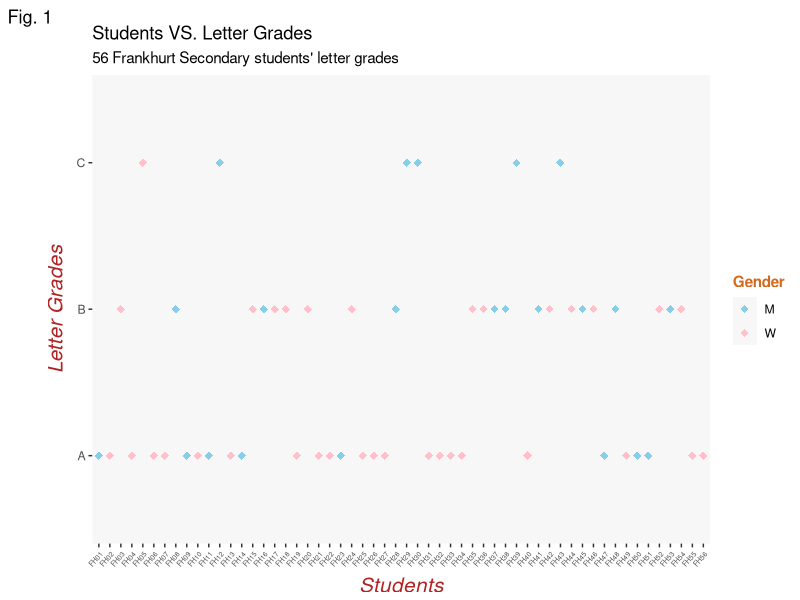
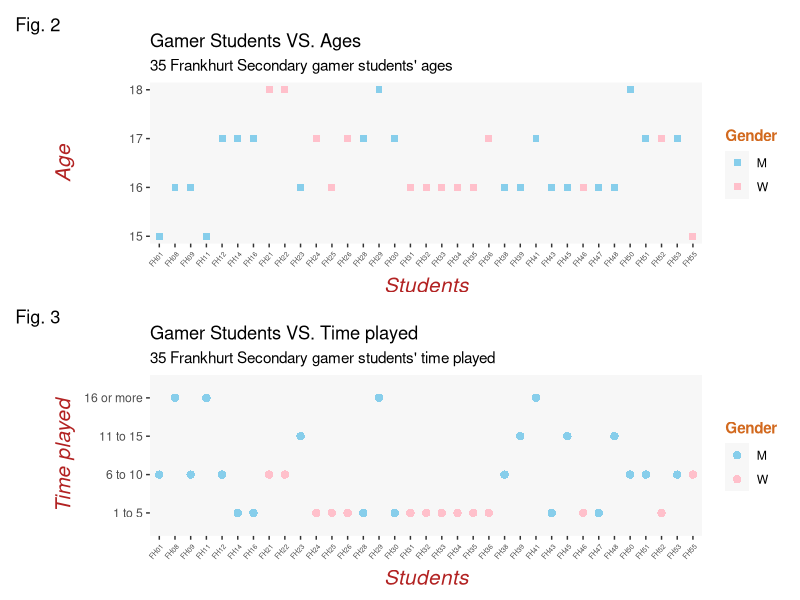
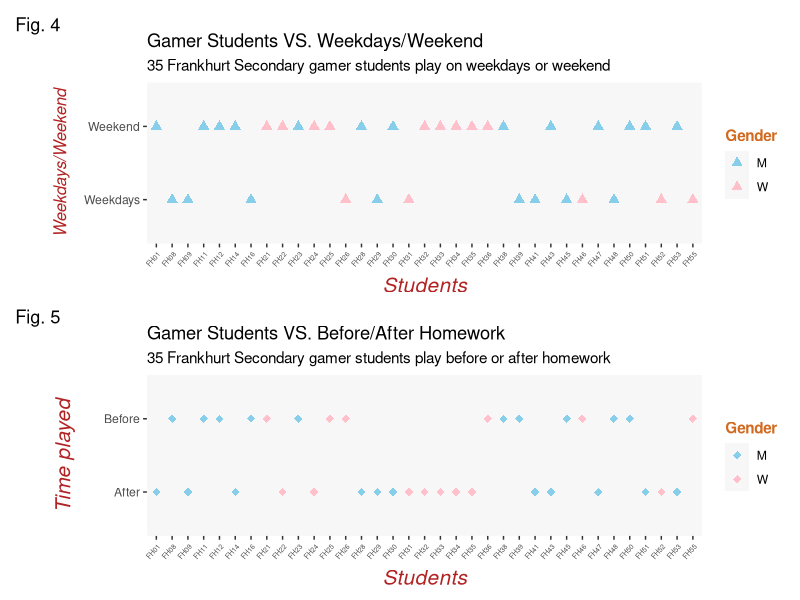
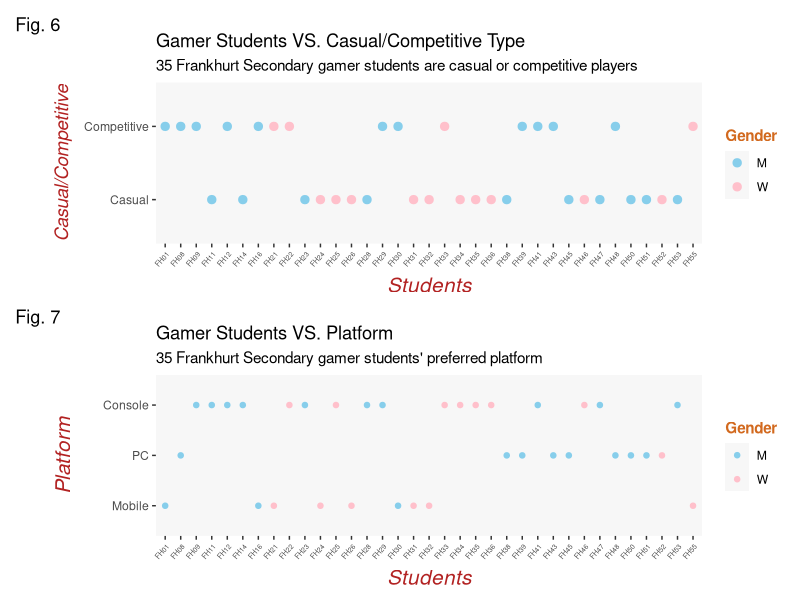

The R source for these figures, in order: (Note: this script raises an error after producing the figures.)
## ---- chunk 1
knitr::opts_chunk$set(echo = TRUE)
## ---- chunk 2
# Import Libraries
library(plyr)
library(survey)
library(ggplot2)
library(tidyverse)
library(patchwork)
## ---- chunk 3
# Reading the csv file, total n=56 students
data <- read.csv(file = "Survey Data - SUM.csv", header = T)

# Subset Gamer students, n=35
gamerData <- subset(data, Gamer.Y.N.==1)

# Subset Non-Gamer students, n=21
nongamerData <- subset(data, Gamer.Y.N.==0)
## ---- chunk 4
count(data, c('Gender'))
data %>% count(Gamer.Y.N., Age)
## ---- chunk 5
Fig.1 <- (ggplot(data, aes(x = ID, y = Avg.lettergrade, color=Gender)) 
      + geom_point(shape=18,size=2.5) 
      + labs(x = "Students", y = "Letter Grades", title = "Students VS. Letter Grades", 
             subtitle = "56 Frankhurt Secondary students' letter grades",tag = "Fig. 1")
      + theme(axis.title.x = element_text(vjust = 0, size = 15),axis.title.y = element_text(vjust = 2, size = 15))
      + theme(axis.title = element_text(size = 15, color = "firebrick", face = "italic"))
      + theme(axis.text.x = element_text(angle = 50, vjust = 1, hjust = 1, size = 5))
      + theme(legend.title = element_text(color = "chocolate",size = 11, face = "bold"))
      + theme(panel.grid = element_blank())
      + theme(panel.background = element_rect(fill = "gray97"))
      + scale_color_manual(values = c("skyblue","pink"))
      )
Fig.2 <- (ggplot(gamerData, aes(x = ID, y = Age, color=Gender)) 
      + geom_point(shape=15,size=2) 
      + labs(x = "Students", y = "Age", title = "Gamer Students VS. Ages", 
             subtitle = "35 Frankhurt Secondary gamer students' ages",tag = "Fig. 2")
      + theme(axis.title.x = element_text(vjust = 0, size = 15),axis.title.y = element_text(vjust = 2, size = 15))
      + theme(axis.title = element_text(size = 15, color = "firebrick", face = "italic"))
      + theme(axis.text.x = element_text(angle = 50, vjust = 1, hjust = 1, size = 5))
      + theme(legend.title = element_text(color = "chocolate",size = 11, face = "bold"))
      + theme(panel.grid = element_blank())
      + theme(panel.background = element_rect(fill = "gray97"))
      + scale_color_manual(values = c("skyblue","pink"))
      )
Fig.3 <- (ggplot(gamerData, aes(x = ID, y = Time.played, color=Gender)) 
      + geom_point(shape=16,size=2.5) 
      + labs(x = "Students", y = "Time played", title = "Gamer Students VS. Time played", 
             subtitle = "35 Frankhurt Secondary gamer students' time played",tag = "Fig. 3")
      + theme(axis.title.x = element_text(vjust = 0, size = 15),axis.title.y = element_text(vjust = 2, size = 15))
      + theme(axis.title = element_text(size = 15, color = "firebrick", face = "italic"))
      + theme(axis.text.x = element_text(angle = 50, vjust = 1, hjust = 1, size = 5))
      + theme(legend.title = element_text(color = "chocolate",size = 11, face = "bold"))
      + theme(panel.grid = element_blank())
      + theme(panel.background = element_rect(fill = "gray97"))
      + scale_color_manual(values = c("skyblue","pink"))
      + scale_y_discrete(limits=c("1 to 5","6 to 10","11 to 15","16 or more"))
      )
Fig.4 <- (ggplot(gamerData, aes(x = ID, y = Weekdays.Weekend, color=Gender)) 
      + geom_point(shape=17,size=2.5) 
      + labs(x = "Students", y = "Weekdays/Weekend", title = "Gamer Students VS. Weekdays/Weekend", 
             subtitle = "35 Frankhurt Secondary gamer students play on weekdays or weekend",tag = "Fig. 4")
      + theme(axis.title.x = element_text(vjust = 0, size = 15),axis.title.y = element_text(vjust = 2, size = 12))
      + theme(axis.title = element_text(size = 15, color = "firebrick", face = "italic"))
      + theme(axis.text.x = element_text(angle = 50, vjust = 1, hjust = 1, size = 5))
      + theme(legend.title = element_text(color = "chocolate",size = 11, face = "bold"))
      + theme(panel.grid = element_blank())
      + theme(panel.background = element_rect(fill = "gray97"))
      + scale_color_manual(values = c("skyblue","pink"))
      )
Fig.5 <- (ggplot(gamerData, aes(x = ID, y = Before.After.HW., color=Gender)) 
      + geom_point(shape=18,size=2.5) 
      + labs(x = "Students", y = "Time played", title = "Gamer Students VS. Before/After Homework", 
             subtitle = "35 Frankhurt Secondary gamer students play before or after homework",tag = "Fig. 5")
      + theme(axis.title.x = element_text(vjust = 0, size = 15),axis.title.y = element_text(vjust = 2, size = 15))
      + theme(axis.title = element_text(size = 15, color = "firebrick", face = "italic"))
      + theme(axis.text.x = element_text(angle = 50, vjust = 1, hjust = 1, size = 5))
      + theme(legend.title = element_text(color = "chocolate",size = 11, face = "bold"))
      + theme(panel.grid = element_blank())
      + theme(panel.background = element_rect(fill = "gray97"))
      + scale_color_manual(values = c("skyblue","pink"))
      )
Fig.6 <- (ggplot(gamerData, aes(x = ID, y = Casu.Comp, color=Gender)) 
      + geom_point(shape=19,size=2.5) 
      + labs(x = "Students", y = "Casual/Competitive", title = "Gamer Students VS. Casual/Competitive Type", 
             subtitle = "35 Frankhurt Secondary gamer students are casual or competitive players",tag = "Fig. 6")
      + theme(axis.title.x = element_text(vjust = 0, size = 15),axis.title.y = element_text(vjust = 2, size = 13.5))
      + theme(axis.title = element_text(size = 15, color = "firebrick", face = "italic"))
      + theme(axis.text.x = element_text(angle = 50, vjust = 1, hjust = 1, size = 5))
      + theme(legend.title = element_text(color = "chocolate",size = 11, face = "bold"))
      + theme(panel.grid = element_blank())
      + theme(panel.background = element_rect(fill = "gray97"))
      + scale_color_manual(values = c("skyblue","pink"))
      )
Fig.7 <- (ggplot(gamerData, aes(x = ID, y = Platform, color=Gender)) 
      + geom_point(shape=20,size=2.5) 
      + labs(x = "Students", y = "Platform", title = "Gamer Students VS. Platform", 
             subtitle = "35 Frankhurt Secondary gamer students' preferred platform",tag = "Fig. 7")
      + theme(axis.title.x = element_text(vjust = 0, size = 15),axis.title.y = element_text(vjust = 2, size = 15))
      + theme(axis.title = element_text(size = 15, color = "firebrick", face = "italic"))
      + theme(axis.text.x = element_text(angle = 50, vjust = 1, hjust = 1, size = 5))
      + theme(legend.title = element_text(color = "chocolate",size = 11, face = "bold"))
      + theme(panel.grid = element_blank())
      + theme(panel.background = element_rect(fill = "gray97"))
      + scale_color_manual(values = c("skyblue","pink"))
      + scale_y_discrete(limits=c("Mobile","PC","Console"))
      )

## ---- chunk 6
# Figure 1
Fig.1

# Using the subset of gamer students called gamerData
# Figures 2 through Figures 7 
(Fig.2 / Fig.3); (Fig.4 / Fig.5); (Fig.6 / Fig.7)

## ---- chunk 7
data$count =1
cont.df = as.data.frame(gamerData %>% select(Avg.lettergrade,Time.played,count) %>% group_by(Avg.lettergrade,Time.played) %>% summarise(freq = sum(count)))
cont.df
